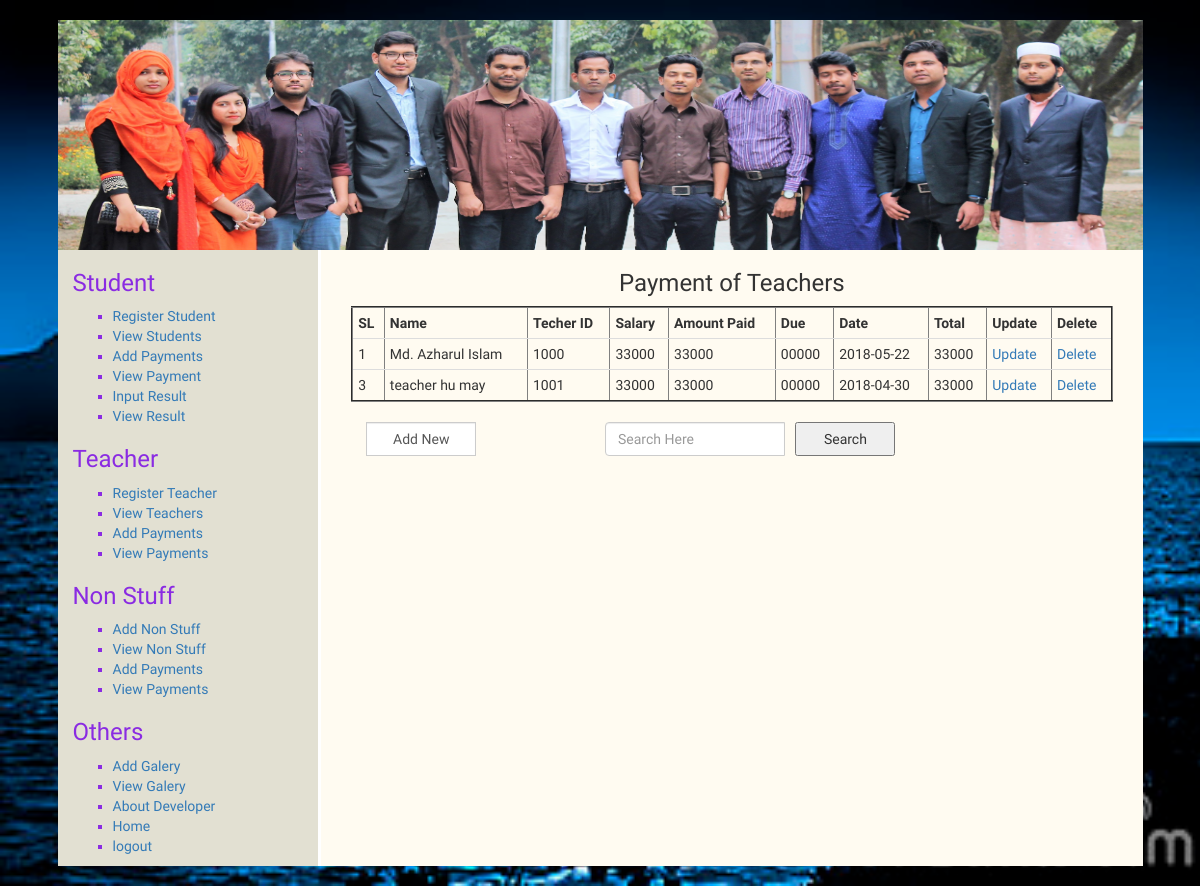
The page /vtechPayment.php (signed in) on the database its author committed.
### tables this page shows
CREATE TABLE IF NOT EXISTS `techpayment` (
  `id` int(11) NOT NULL AUTO_INCREMENT,
  `name` varchar(111) NOT NULL,
  `tid` varchar(111) NOT NULL,
  `salary` varchar(111) NOT NULL,
  `paid` varchar(111) NOT NULL,
  `due` varchar(111) NOT NULL,
  `dates` varchar(111) NOT NULL,
  `total` varchar(111) NOT NULL,
  PRIMARY KEY (`id`)
);

### vtechPayment.php (the view, shortened to what this page needs)
<?php include("header.php"); ?>
		<div class="col-md-12">
			<?php include("leftMenu.php"); ?>
			<div class="col-md-9 hstu">
					<h3 class="text-center">Payment of Teachers</h3>
						<form action="" method="post" enctype="multipart/form-data">
						<?php include("config.php"); ?>
						<?php
								$sql = "SELECT * FROM techpayment";
								$result = $conn->query($sql);
								if ($result->num_rows > 0) {
									echo "<table border='2' align='center' class='table table-hover'>
												<tr>
													<th>SL</th>
													<th>Name</th>
													<th>Techer ID</th>
													<th>Salary</th>
													<th>Amount Paid</th>
													<th>Due</th>
													<th>Date</th>
													<th>Total</th>
													<th>Update</th>
													<th>Delete</th>
												</tr>";
										while($row = $result->fetch_assoc()){
												echo "<tr>";
													echo "<td>".$row['id']."</td>";
													echo "<td>".$row['name']."</td>";
													echo "<td>".$row['tid']."</td>";
													echo "<td>".$row['salary']."</td>";
													echo "<td>".$row['paid']."</td>";
													echo "<td>".$row['due']."</td>";
													echo "<td>".$row['dates']."</td>";
													echo "<td>".$row['total']."</td>";
						?>
													<td><a href="updtechPayment.php?id=<?php echo $row['id']?>">Update</a></td>
													<td><a href="deltechPayment.php?id=<?php echo $row['id']?>">Delete</a></td>
						<?php
												echo "</tr>";
										}
									echo "</table>";
								} else {
									echo("No Data were Found!");
								}
						 ?>
					</form>
					<form action="searchtechPayment.php" method="post" enctype="multipart/form-data">
						<div class="form-group">
						        <div class="col-md-4 inputGroupContainer">
						          <div class="input-group">
						           <a href="techPayment.php"><input name="addnew" class="form-control" type="button" value="Add New" style="width:110px;"></a>
						           </div>
						        </div>
     					</div>
     					<div class="form-group">
						        <div class="inputGroupContainer">
						          <div class="input-group">
						           	<input name="search" placeholder="Search Here" class="form-control" type="text" style="width: 180px;"></a> &nbsp;&nbsp;
						           	<button type="submit" style="width:100px;">Search</button>
						           </div>
						        </div>
     					</div>
					</form>
			</div>
		</div>
		<?php include("footer.php"); ?>

### style.css (style rules this page uses)
body { padding: 5px auto; font-family: 'El Messiri', sans-serif; background:url(img/backimg2.jpg) fixed no-repeat; background-size:cover; }
a,a:hover { text-decoration:none; }
.input-group input[type="text"],.input-group input[type="email"],.input-group input[type="date"],.input-group input[type="password"] { width: 150px; }
.input-group input[type="submit"],.input-group input[type="button"],.input-group input[type="password"],.input-group input[type="file"] { width: 150px; }
select,button[type="submit"] { width: 150px; height: 34px; }
.table > tbody > tr > td, .table > tbody > tr > th, .table > tfoot > tr > td, .table > tfoot > tr > th, .table > thead > tr > td, .table > thead > tr > th { padding: 5px; }

### rows shown on the page
techpayment: id "1", name "Md. Azharul Islam", tid "1000", salary "33000", paid "33000", due "00000", dates "2018-05-22", total "33000"
techpayment: id "3", name "teacher hu may", tid "1001", salary "33000", paid "33000", due "00000", dates "2018-04-30", total "33000"
